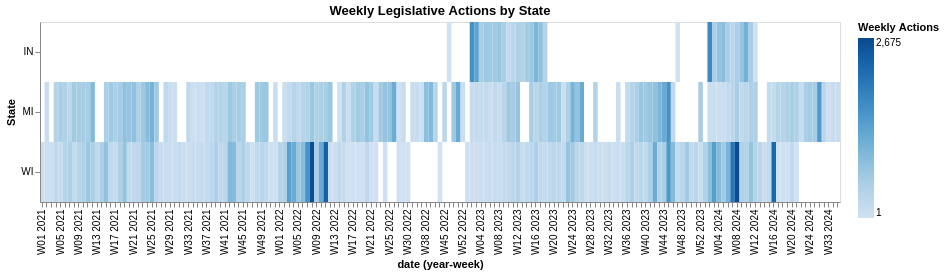

The code cell stored with this chart in its notebook:
### Markdown cell above
### 4.2 - Excluding IL Outliers

Illinois clearly dominates the above graph, below modify two calls to `actions_heatmap` with a modified dataframe that excludes IL, and a modified dataframe that only includes IL.

(Note how by using functions in our dataframe we can more easily reuse portions by making small adjustments to the data.)

See `ex4.2a.png` and `ex4.2b.png`

### Code cell
# MODIFY THIS LINE (exclude IL)
actions_heatmap_scaled(actions_df().query("state != 'IL'"))

### Figure 1 — Vega-Lite specification as saved in the notebook (floating-point values rounded to 4 significant figures; data arrays with more than 128 entries replaced by an {"elided": "..."} marker saying what was removed)
{"config": {"view": {"continuousWidth": 300, "continuousHeight": 300}}, "data": {"name": "data-5bdbce47d0bc4ebcacd8c1a8c6bb2547"}, "mark": {"type": "rect"}, "encoding": {"color": {"field": "action_count", "scale": {"scheme": "blues"}, "title": "Weekly Actions", "type": "quantitative"}, "tooltip": [{"field": "state", "title": "State", "type": "nominal"}, {"field": "date", "format": "%Y-%m-%d", "title": "Week Starting", "type": "temporal"}, {"field": "action_count", "format": ",", "title": "Actions", "type": "quantitative"}], "x": {"axis": {"format": "W%V %G", "labelAngle": -90, "labelOverlap": true}, "field": "date", "timeUnit": "yearmonthdate", "title": "date (year-week)", "type": "ordinal"}, "y": {"field": "state", "title": "State", "type": "nominal"}}, "height": 180, "title": "Weekly Legislative Actions by State", "width": 800, "$schema": "https://vega.github.io/schema/vega-lite/v6.4.1.json", "datasets": {"data-5bdbce47d0bc4ebcacd8c1a8c6bb2547": {"elided": "324 records"}}}
